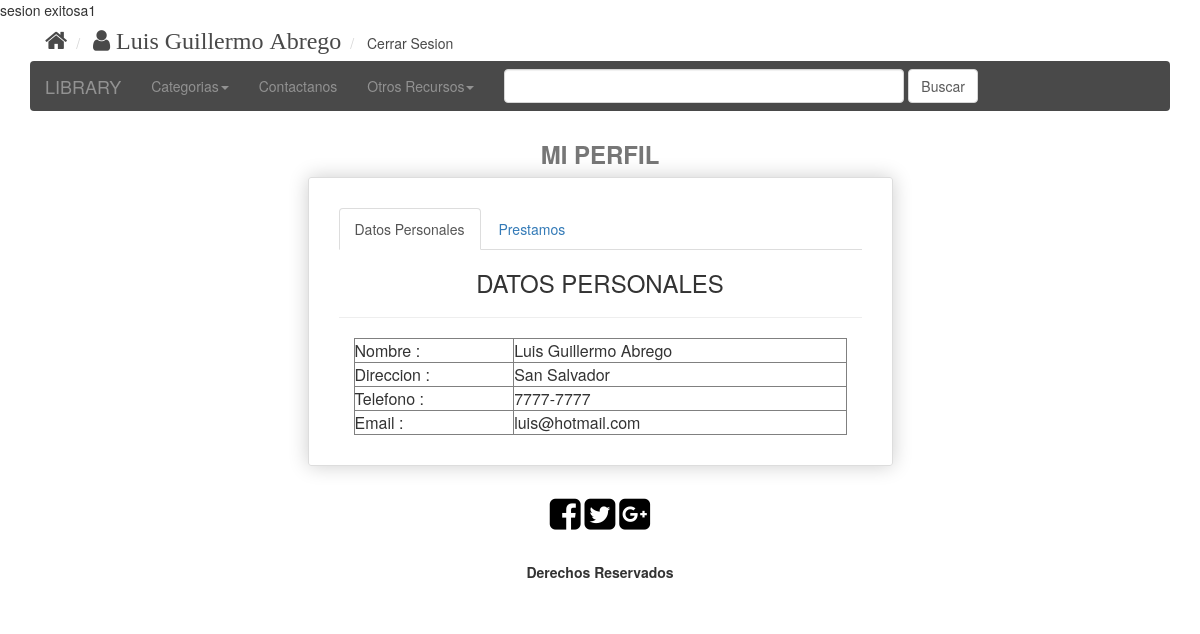
/formularios/perfil.php (signed in), run on the app's committed database.
### tables this page shows
CREATE TABLE `tblusuario` (
  `idUsuario` int(11) NOT NULL,
  `idTipoUsuario` int(11) NOT NULL,
  `idPersona` int(11) NOT NULL,
  `contrasena` varchar(30) NOT NULL,
  `email` varchar(50) NOT NULL
);

CREATE TABLE `tblpersona` (
  `idPersona` int(11) NOT NULL,
  `nombre` varchar(50) NOT NULL,
  `telefono` varchar(30) NOT NULL,
  `direccion` varchar(100) NOT NULL
);

### clases/conexion.php (called while the page is built, shortened)
<?php
class Conexion
{
    protected $conexion;
	public function __construct()
    {
		$this->conexion = mysqli_connect(HOST, USER, PASS,DBNAME);
		        return true;
	}
    public function ejecutarSql($sql)
    {
		$rs = mysqli_query($this->conexion,$sql);
		$sql	= "SELECT last_insert_id();";
		$rsId	= mysqli_query($this->conexion,$sql);
		$id		= mysqli_fetch_row($rsId);
		return $rs;
    }
}
?>

### procesos/perfilUsuario.php (the view, shortened to what this page needs)
<?php
include('../clases/conexion.php');
function mostrarDatos($bdConexion,$idusuario)
{
	$sqlMostrar = "SELECT
	p.idPersona,
	p.nombre,
	p.telefono,
	p.direccion,
	u.idPersona,
	u.email
	FROM tblpersona p
	INNER JOIN tblusuario u
	ON p.idPersona = u.idPersona AND u.idPersona = $idusuario";
	$rsMostrar = $bdConexion->ejecutarSql($sqlMostrar);
	while($fila = mysqli_fetch_array($rsMostrar))
	{
		print "<tr>
					<td>Nombre : </td>
					<td>".$fila['nombre']."</	td>
				</tr>
				<tr>
					<td>Direccion : </td>
					<td>".$fila['direccion']."</	td>
				</tr>
				<tr>
					<td>Telefono : </td>
					<td>".$fila['telefono']."</	td>
				</tr>
				<tr>
					<td>Email : </td>
					<td>".$fila['email']."</	td>
				</tr> ";
	}
}
?>

### css/style.css (style rules this page uses)
html,body { margin: 0px; padding: 0px; }

### data on the page
tblusuario: idPersona.nombre "Luis Guillermo Abrego", idPersona.direccion "San Salvador", idPersona.telefono "7777-7777", email "luis@hotmail.com"

### other printed values
$idusuario "1"
$this->usuario "Luis Guillermo Abrego"
